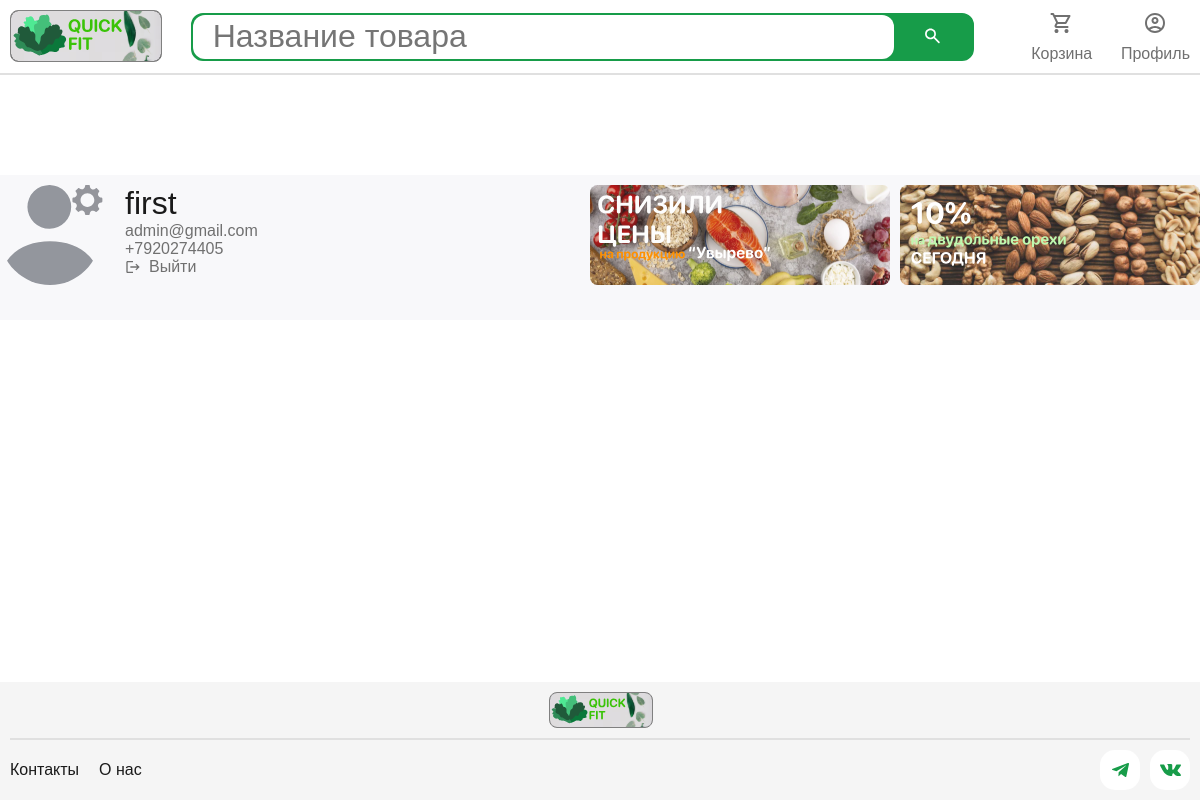
Page /profile/ (signed in) on the earlier database version.
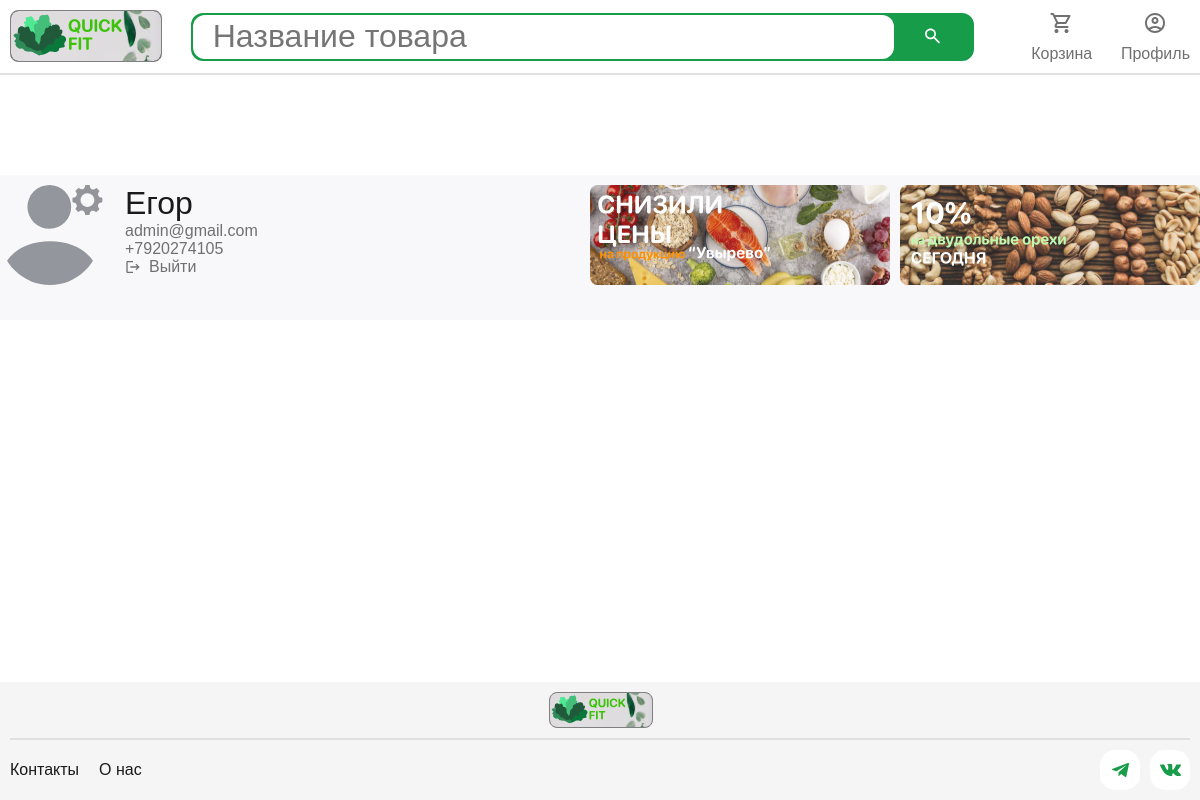
Same page on the later database version.
### users/models.py (models this page shows, shortened)
class CustomUser(AbstractUser):
    email = models.EmailField(unique=True, max_length=66)
    first_name = models.CharField(max_length=66)
    last_name = models.CharField(max_length=66)
    address1 = models.CharField(max_length=128, blank=True, null=True)
    address2 = models.CharField(max_length=128, blank=True, null=True)
    city = models.CharField(max_length=128, blank=True, null=True)
    country = models.CharField(max_length=128, blank=True, null=True)
    province = models.CharField(max_length=128, blank=True, null=True)
    postal_code = models.CharField(max_length=20, blank=True, null=True)
    phone = models.CharField(max_length=15, blank=True, null=True)
    marketing_consent1 = models.BooleanField(default=False)
    marketing_consent2 = models.BooleanField(default=False)
    username = models.CharField(max_length=150, unique=True, null=True, blank=True)
    objects = CustomUserManager()
    USERNAME_FIELD = 'email'
    REQUIRED_FIELDS = ['first_name', 'last_name']

### users/views.py (the view)
# urls.py: path('profile/', views.profile_views, name='profile'),
@login_required
def profile_views(request):
    return render(request, 'profile.html', {'user': request.user})

### cart/context_processors.py (called while the page is built)
def cart(request):
    return {'cart':Cart(request)}

### users/templates/profile.html (shortened to what this page needs)
{% extends 'base.html' %}
{% load static %}
{% block link %}<link rel="stylesheet" href="{% static "css/profile.css" %}">{% endblock link %}
{% block content %}
<div class="block">
    <div class="wrapper">
            <div class="block1">
                <img src="{% static "img/avatar2.svg" %}" alt="avatar" width="100" height="100" class="avatar">
                <a href="{% url "users:edit_account_details" %}" class="block1-link">
                </a>
                <div class="block2">
                    <p class="text_32px black">{{request.user.first_name}}</p>
                    <p class="text_16px grey">{{request.user.email}}</p>
                    {% if request.user.phone %}
                        <p class="text_16px grey">{{request.user.phone}}</p>
                    {% endif %}
                    <a href="{% url "users:logout" %}" class="logout-link">
                        <p class="text_16px grey">Выйти</p>
                    </a>
                </div>
            </div>
            <div class="block11">
                <img src="{% static "img/Group 1.svg" %}" alt="" class="banner">
                <img src="{% static "img/Group 12.svg" %}" alt="" class="banner">
            </div>
    </div>
</div>
{% endblock %}

### main/templates/base.html (shortened to what this page needs)
{% load static %}
<!DOCTYPE html>
<html lang="ru">
    <head>
        <link rel="stylesheet" href="{% static "css/base.css" %}">
        {% block link %}{% endblock link %}
        <link href="https://fonts.cdnfonts.com/css/euclid-circular-a" rel="stylesheet">
    </head>
    <body>
        <header>
            <div class="wrapper">
                <a href="{% url "main:product_list" %}" class="header-link">
                    <img src="{% static "img/logo.svg" %}" alt class="header-logo">
                </a>
                <form class="search" method="post" action="{% url "main:product_search" %}">
                    <input type="search" name="searched" id="" placeholder="Название товара" class="search-input text_32px black">
                    <button class="header-search" type="submit">
                    </button>
                </form>
                <a href="{% url "cart:cart_detail" %}" class="cart">
                    <p class="grey text_16px weight_500">Корзина</p>
                </a>
                {% if user.is_authenticated %}
                            <a href="{% url "users:profile" %}" class="login">
                    <p class="login-text grey text_16px weight_500">
                            Профиль
                        {% endif %}
                    </p>
                </a>
            </div>
        </header>
        <main>
                       {% block content %}
              {% endblock content %}
        </main>
        <footer>
            <div class="wrapper">
                <a href="{% url "main:product_list" %}" class="footer-link">
                 <img src="{% static "img/logo.svg" %}" alt class="footer-logo">
                </a>
                <div class="footer-line">
                    <div>
                    <a href class="footer-contact-link1 black text_16px">Контакты</a>
                    <a href class="footer-contact-link2 black text_16px">О нас</a>
                    </div>
                    <div>
                        <a href class="footer-messenger">
                        </a>
                        <a href class="footer-messenger">
                        </a>
                    </div>
                </div>
            </div>
        </footer>
    </body>
</html>

### main/static/css/base.css (style rules this page uses)
.grey { color: #707070; }
.black { color: #1A1A1A; }
.weight_500 { font-weight: 500; }
.text_16px { font-size: 1.6rem; }
.text_32px { font-size: 3.2rem; }
* { list-style: none; margin: 0; padding: 0; text-decoration: none; font-family: 'Euclid Circular A', sans-serif; font-size: 62.5%; font-weight: 400; box-sizing: border-box; border: 0; }
.wrapper { max-width: 1260px; margin: 0 auto; align-content: center; }
header { border-bottom: 2px solid #e0e0e0; padding: 10px; }
header .wrapper { display: flex; flex-direction: row; justify-content: space-between; align-items: center; }
.header-logo { height: 52px; border-radius: 8px; border: 1px solid grey; }
.cart { display: flex; align-items: center; flex-direction: column; justify-content: space-between; height: 52px; }
.login { display: flex; align-items: center; flex-direction: column; justify-content: space-between; height: 52px; }
main { padding: 100px 0px 150px 0px; }
footer { position: fixed; bottom: 0; width: 100%; background-color: #f5f5f5; padding: 10px; }
.footer-line { display: flex; flex-direction: row; justify-content: space-between; align-items: center; padding-top: 10px; border-top: 2px solid #e0e0e0; }
.footer-line div { display: flex; gap: 10px }
.footer-link { display: block; width: 103px; height: 36px; margin: 0 auto; margin-bottom: 10px; }
.footer-logo { display: block; height: 36px; border-radius: 8px; border: 1px solid grey; }
.footer-contact-link1 { margin-right: 10px; }
.footer-messenger { display: block; background-color: white; border-radius: 15px; width: 40px; height: 40px; padding: 8px; }

### main/static/css/profile.css (style rules this page uses)
.block { background-color: #F8F8FA; width: 100%; padding: 10px 0px 35px 0px; }
.block>div { display: flex; justify-content: space-between; align-items: center; }
.block1 { display: flex; gap: 25px; }
.avatar { border-radius: 50%; }
.block1-link { position: absolute; margin-left: 72px; width: 31px; height: 30px; }
.logout-link { display: flex; align-items: center; gap: 8px; }
.banner { height: 100px; align-self: center; }
.block11 { display: flex; gap: 10px; }

Differences in the rows shown:
changed CustomUser "admin@gmail.com": user.first_name "first" → "Егор"; user.phone "+7920274405" → "+7920274105"
